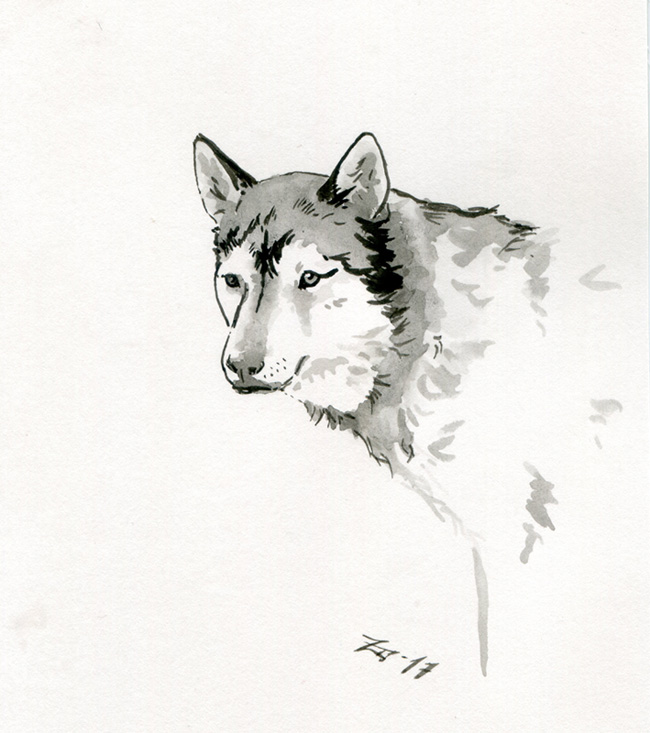
%> input picture segmentation/images/dog2.jpg, 650 x 733 px
$ octave constants.m   (GNU Octave 9; MATLAB toolbox functions it lacks are replaced by stand-ins)
%> lines starting %> are read from the running program, lines starting %| are printed output that depends on the picture
### segmentation/helper_functions/get_ink_gcode.m
function ink_str = get_ink_gcode(ink)

    global pen_up_str;
    global pen_down_str;

    ink_str = strcat(pen_up_str, 'G0 X', num2str(ink.x), ' Y', num2str(ink.y), '   (dip ink)\n', pen_down_str, pen_up_str);

end

### segmentation/constants.m
%% image processing constants

branch_threshold = 5;
area_threshold = 8;

SE_light = strel('disk',5);
SE_medium = strel('disk',2);

%% machine constants

global plotter_blue

if plotter_blue == true
    old_min_x = 0;
    old_max_x = 200;
    old_min_y = 0;
    old_max_y = 140;
else
    old_min_x = 30;
    old_max_x = 230;
    old_min_y = 0;
    old_max_y = 140;
end

global pen_up
global pen_touching;        % pen is just touching the page
global pen_down
if plotter_blue == true
    pen_up = 5;
    pen_touching = 20;
    pen_down = 30;
%     pen_down = 25;
else
    pen_up = 5;
    pen_touching = 15;
    pen_down = 35;
end

global max_pen_width
max_pen_width = 8;          % in mm

rapid_feed_rate = 500;
paint_feed_rate = 500;

if plotter_blue == true
    n_ink_pots = 4;
    ink.x = 240;
    ink.y = 45;
    ink_y_offset = 25;
else
    n_ink_pots = 4;
    ink.x = 0;
    ink.y = 70;
    ink_y_offset = 0;
end

%% gcode strings

global decimal_places
decimal_places = '%.1f';

speed_multiplier = 6;      % only look at one in every 10 pixels so as to speed the gcode up

min_paint_refill = 30;

global pen_up_str;
pen_up_str = strcat('M3 S', num2str(pen_up), '\n');

global pen_down_str;
pen_down_str = strcat('M3 S', num2str(pen_down), '\n');

global pen_touching_str;
pen_touching_str = strcat('M3 S', num2str(pen_touching), '\n');

rapid_feed_rate_str = strcat('G0 F', num2str(rapid_feed_rate), '\n');
paint_feed_rate_str = strcat('G1 F', num2str(paint_feed_rate), '\n');

ink.gcode = get_ink_gcode(ink);
ink(1:n_ink_pots) = struct(ink);
for ii = 2:n_ink_pots
    ink(ii).x = ink(1).x;
    ink(ii).y = ink(ii-1).y + ink_y_offset;
    ink(ii).gcode = get_ink_gcode(ink(ii));
end

%% original input image

% [9 lines of commented-out code are left out]
file_in = 'dog2.jpg';
file_out = 'result9.png';

original_img = imread(file_in);
%> original_img is the input picture: size 733x650x3 uint8; mean R, G, B 238.2, 236.9, 233.4
if plotter_blue == true
    original_img = flip(original_img,1);
else
    original_img = flip(original_img,2);
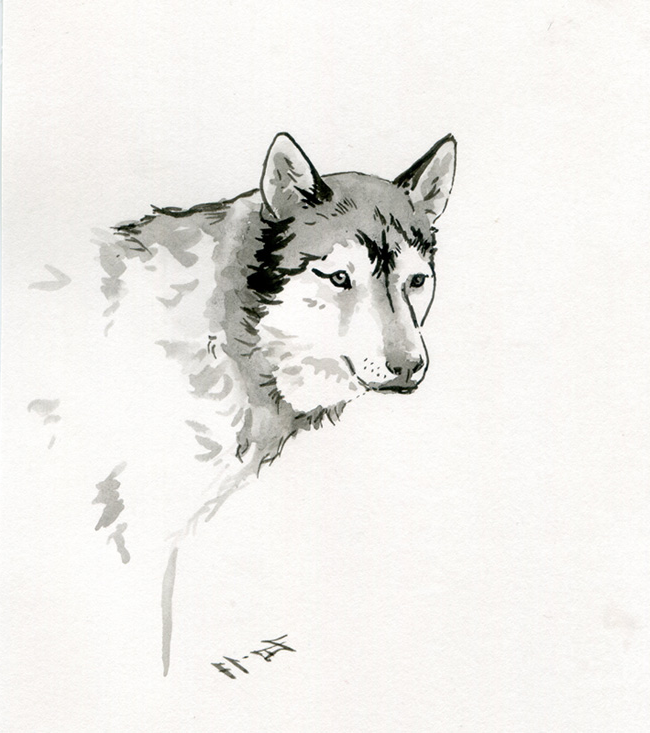
%> original_img: size 733x650x3 uint8; mean R, G, B 238.2, 236.9, 233.4; mean of the top-left, top-right, bottom-left and bottom-right quarters 224, 233.5, 241.8, 245.3
end
global n_rows
global n_cols
n_rows = size(original_img, 1);      % y-values
%> n_rows = 733
n_cols = size(original_img, 2);      % x-values
%> n_cols = 650
if n_rows > n_cols
    original_img = imrotate(original_img, 90);
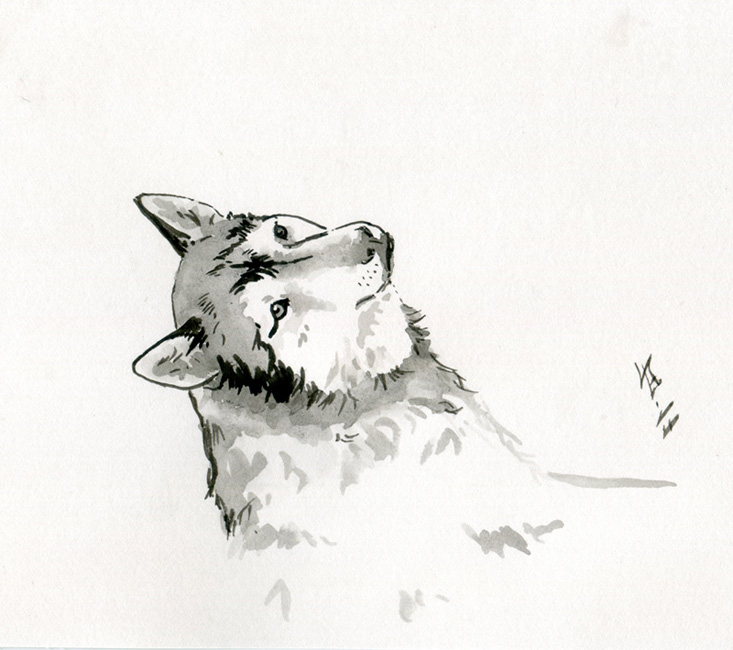
%> original_img: size 650x733x3 uint8; mean R, G, B 238.2, 236.9, 233.4; mean of the top-left, top-right, bottom-left and bottom-right quarters 233.5, 245.3, 224, 241.8
    n_rows = size(original_img, 1);      % y-values
%> n_rows = 650
    n_cols = size(original_img, 2);      % x-values
%> n_cols = 733
end

$ run again, with segmentation/images/fire.jpg copied over segmentation/images/dog2.jpg
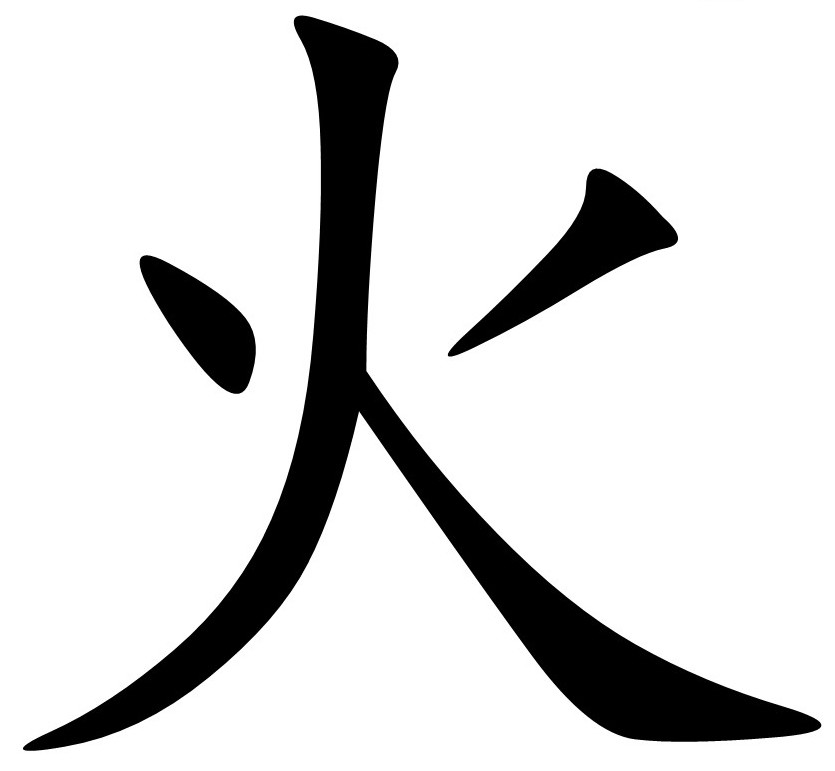
%> input picture segmentation/images/fire.jpg, 835 x 771 px
%> original_img is the input picture: size 771x835x3 uint8; min 0, max 255, mean 217.4
%> `original_img = flip(original_img,2);`:
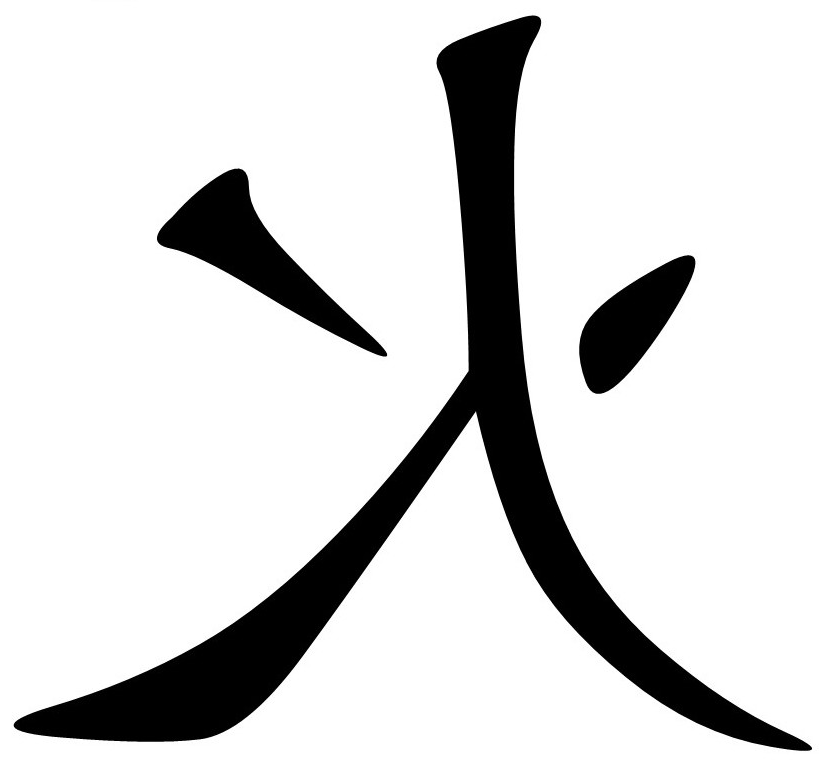
%> original_img: size 771x835x3 uint8; min 0, max 255, mean 217.4; mean of the top-left, top-right, bottom-left and bottom-right quarters 235.7, 207.7, 210.8, 215.5

$ run again, with segmentation/images/woman.jpg copied over segmentation/images/dog2.jpg
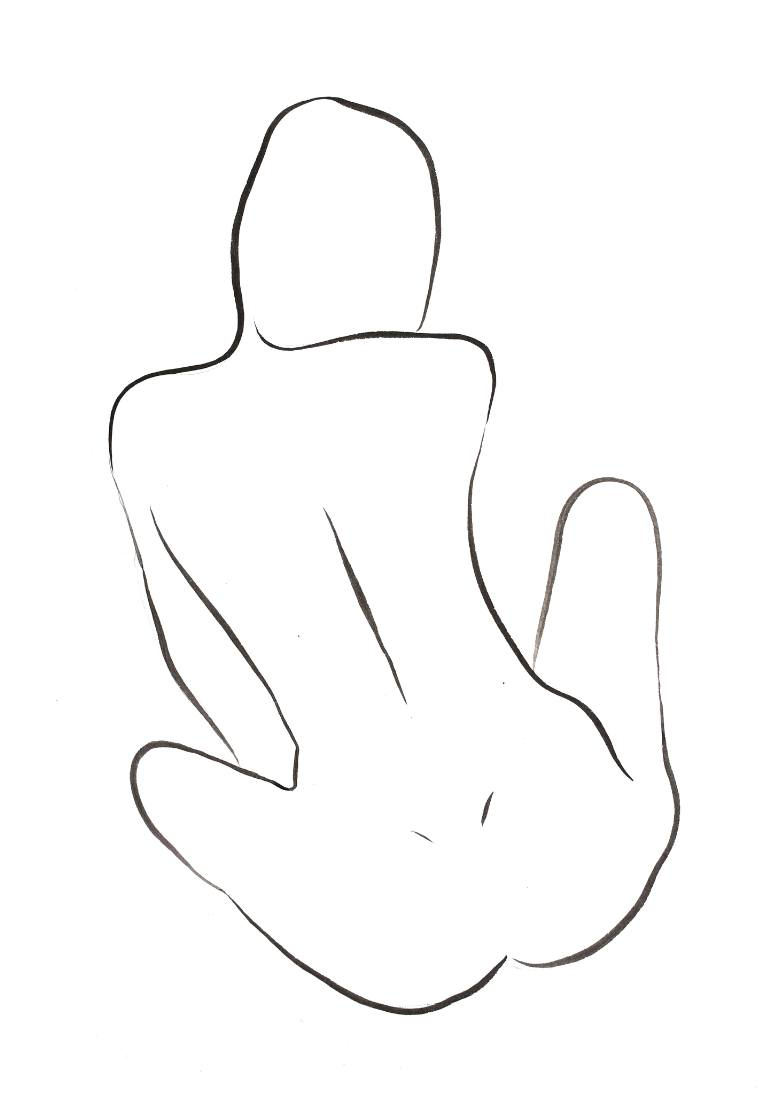
%> input picture segmentation/images/woman.jpg, 770 x 1094 px
%> original_img is the input picture: size 1094x770x3 uint8; mean R, G, B 250.8, 250.7, 250.6
%> `original_img = flip(original_img,2);`:
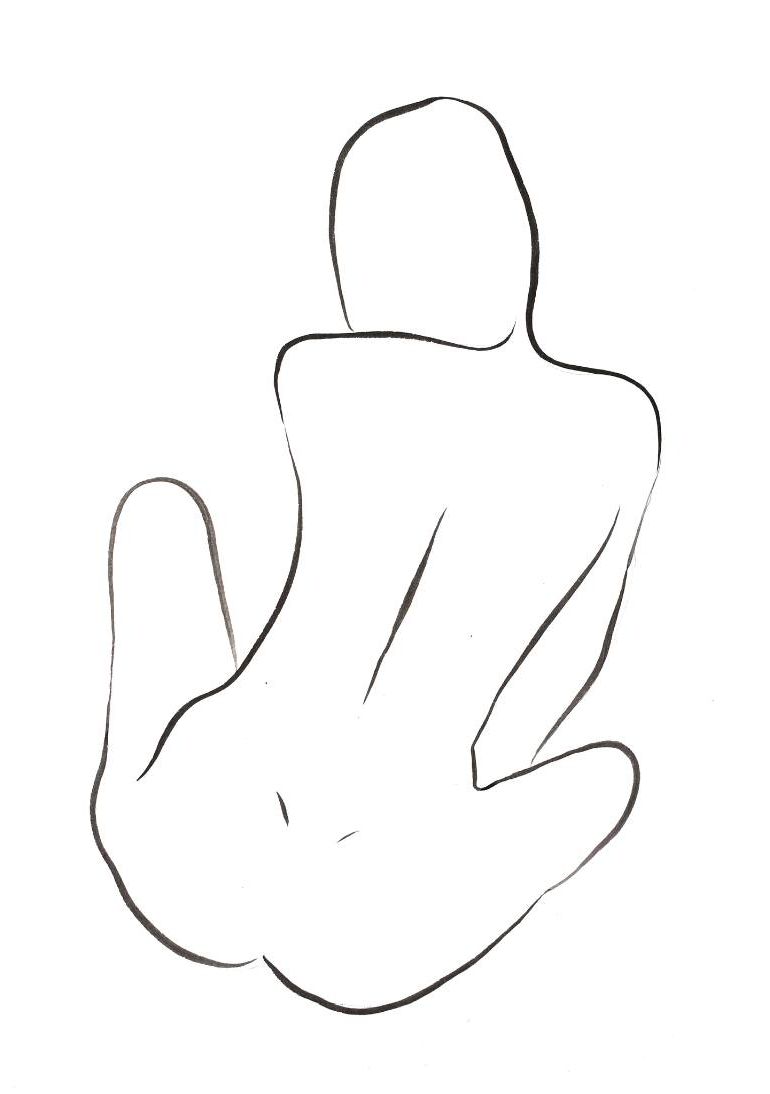
%> original_img: size 1094x770x3 uint8; mean R, G, B 250.8, 250.7, 250.6; mean of the top-left, top-right, bottom-left and bottom-right quarters 251.9, 251, 249.8, 249.9
%> `original_img = imrotate(original_img, 90);`:
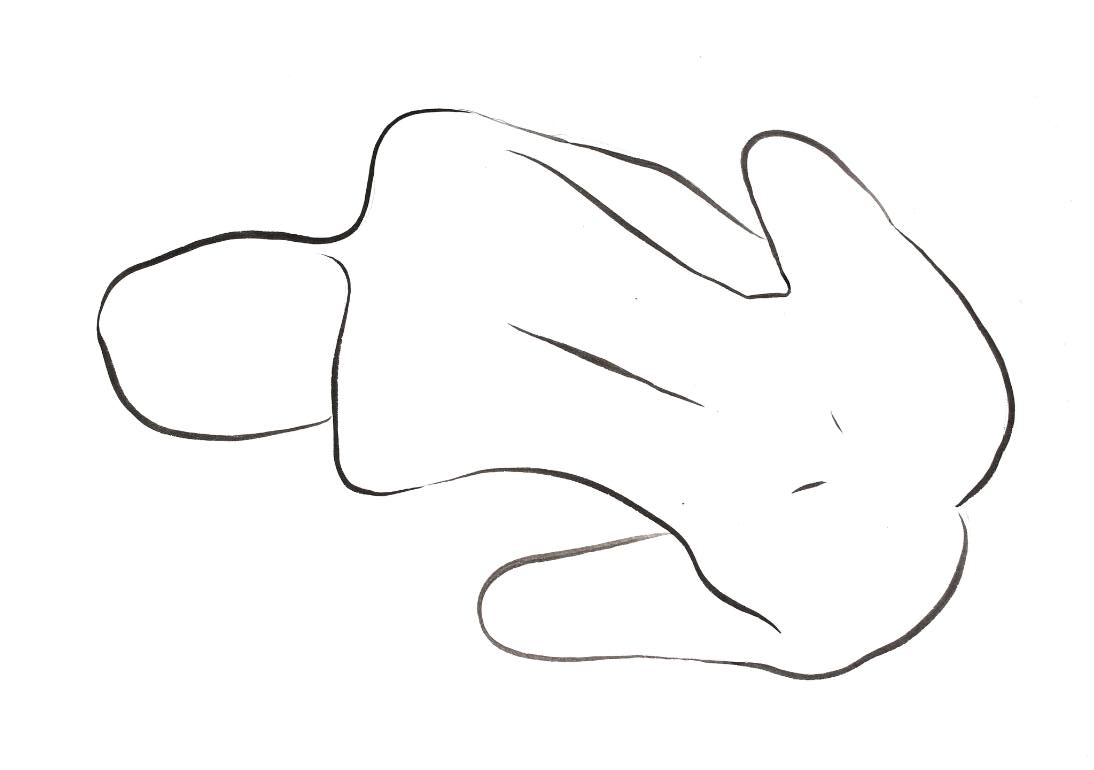
%> original_img: size 770x1094x3 uint8; mean R, G, B 250.8, 250.7, 250.6; mean of the top-left, top-right, bottom-left and bottom-right quarters 251, 249.9, 251.9, 249.8
